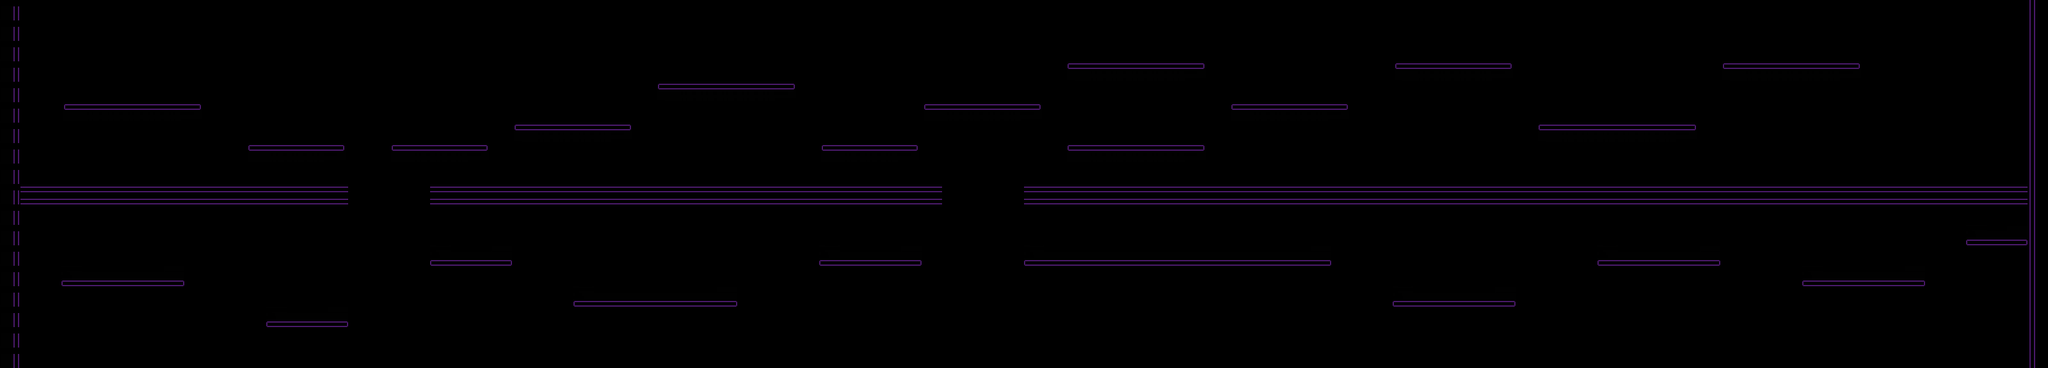

A 2D game scene composited from a Tiled map and its tileset images. What follows is a short description and the map's XML, with each tile layer's data collapsed to a summary:
An orthogonal 100x18 tile map with 32x32 px tiles, 2 tile layers (Capa de Patrones 1, solido obstaculos).

<map version="1.0" orientation="orthogonal" width="100" height="18" tilewidth="32" tileheight="32">
 <tileset firstgid="1" name="final" tilewidth="32" tileheight="32">
  <image source="final.png" width="225" height="225" />
 </tileset>
 <layer name="Capa de Patrones 1" width="100" height="18">
  <data>[1800 cells, 1800 non-empty, 1 distinct tile ids]</data>
 </layer>
 <layer name="solido obstaculos" width="100" height="18">
  <data>[1800 cells, 271 non-empty, 9 distinct tile ids]</data>
 </layer>
</map>